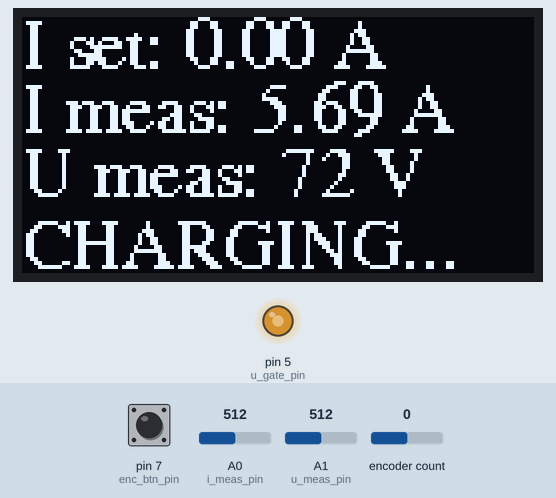
Simulated run of this sketch. Board: Arduino Uno, built with avr-gcc and run on an emulated ATmega328P. Shown: 128×64 one-colour display, output pins drawn as LEDs (lit = HIGH). Inputs (shaded band) come from the test bench; at power-on: pin 7 (enc_btn_pin) HIGH, encoder count 0, A0 (i_meas_pin) = 512, A1 (u_meas_pin) = 512.

Above: at 2.8 s.
2.9 s: pin 7 (enc_btn_pin) pulled LOW for 1 s
At 5.1 s:
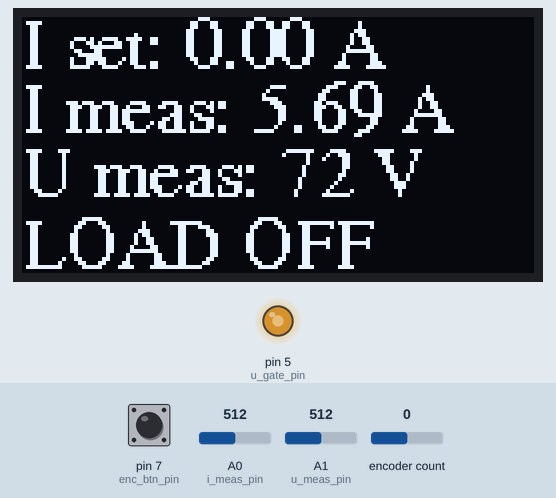
6.9 s: encoder count set to 1
At 8.3 s:
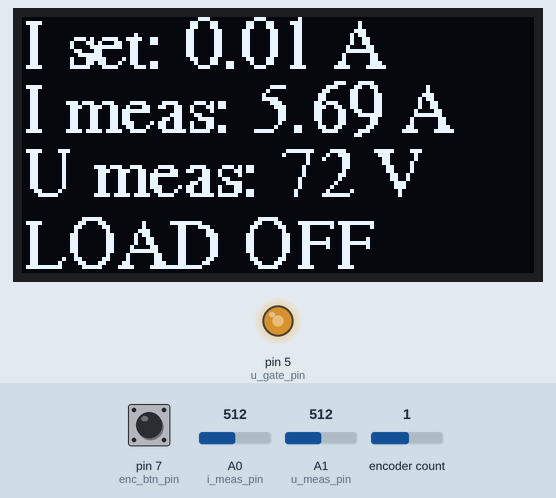
8.4 s: A0 (i_meas_pin) set to 716
At 10.0 s:
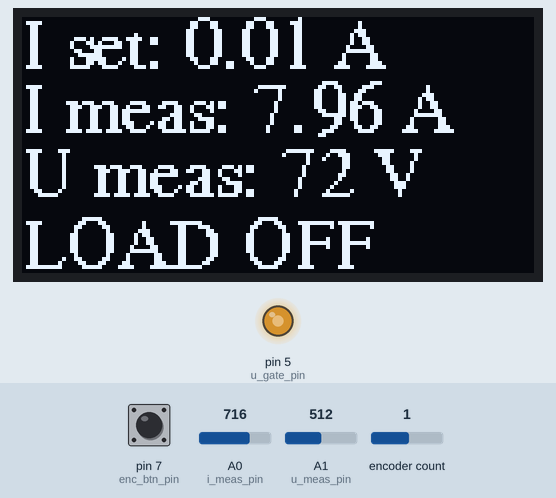
11.1 s: A1 (u_meas_pin) set to 716
At 12.6 s:
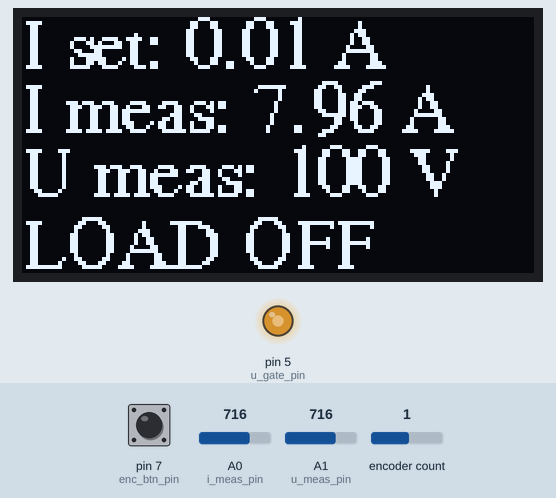
13.6 s: encoder count set to 2
At 14.9 s:
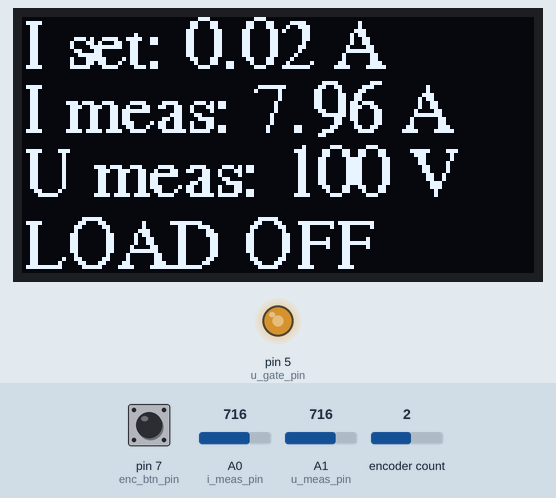
15.1 s: A0 (i_meas_pin) set to 900
At 15.8 s:
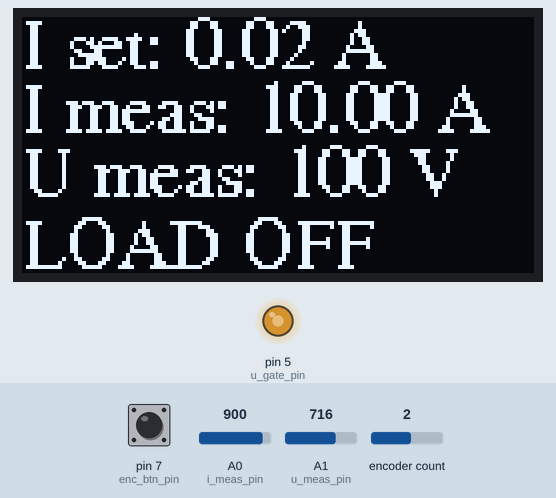
Timing chart, 0 to 18.1 s (numbered marks = the images above; inputs shaded):
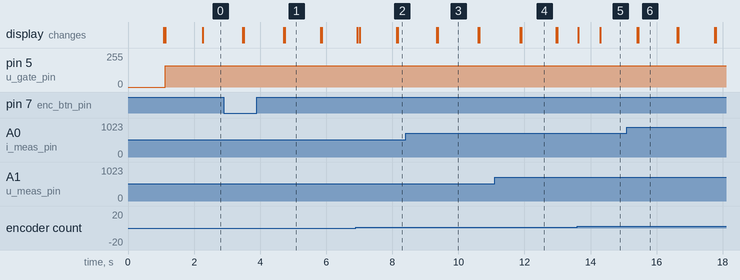

The sketch:

ELoad.ino
```cpp
#include <Wire.h>
#include <Adafruit_GFX.h>
#include <Adafruit_SSD1306.h>
#include <Fonts/FreeSerif9pt7b.h>
#include <GyverEncoder.h>


const int SCREEN_WIDTH=128; // OLED display width, in pixels
const int SCREEN_HEIGHT=64; // OLED display height, in pixels
const int first_string=12;  //first string on LCD
const int second_string=28;  //second string on LCD
const int third_string=44;  //third string on LCD
const int fourth_string=62;  //fourth string on LCD
const int enc_a_pin=2; //encoder A pin
const int enc_b_pin=3; //encoder B pin
const int enc_btn_pin=7; //encoder Button pin
const int i_meas_pin=14;
const int u_meas_pin=15;
const int u_gate_pin=5;
const int u_meas_thr=160;//reduce I to 1,2А if U>20V
const float i_set_thr=1.2;//reduce I to 1,2А if U>20V
const float hyst=0.02; //hysteresis for setting I
const float u_corr_coef=7.1;
const float inc_coef=1000;

//i_meas=41,I=0.5A; i_meas=81,I=1A; i_meas=109,I=1.2A; i_meas=130,I=1.5A; i_meas=180,I=2A; i_meas=225,I=2.5A;
//u_meas=160,U=20V; u_meas=197,U=25V; u_meas=92,U=12V; u_meas=373,U=48V;
const int u_gate_min=160; //3v Vgate //for SPW47N60C3
const int u_meas_min=69; //69=9V

float i_set=0;
float u_gate=u_gate_min;
int print_iter=0;

int i_meas=0;
int u_meas=0;

float inc=0;//current increment Ugate
int load_on=1; //1-on -1-off
int charging=0;


Adafruit_SSD1306 display(SCREEN_WIDTH, SCREEN_HEIGHT, &Wire, -1); // Declaration for an SSD1306 display connected to I2C (SDA, SCL pins)
Encoder enc1(enc_b_pin, enc_a_pin, enc_btn_pin, TYPE2);  // для работы c кнопкой и сразу выбираем тип


// //debug
//void show(){
//  display.fillRect(0, 0, SCREEN_WIDTH, SCREEN_HEIGHT, BLACK);
//  display.setCursor(0,first_string);
//  display.print("I set: ");
//  display.print(i_set);
//  display.setCursor(0,second_string);
//  display.print("I meas: ");
//  display.print(i_meas);
//  display.setCursor(0,third_string);
//  display.print("U meas: ");
//  display.print(u_meas);
//  display.display();
//}


void show(){
  display.fillRect(0, 0, SCREEN_WIDTH, SCREEN_HEIGHT, BLACK);
  display.setCursor(0,first_string);
  display.print("I set: ");
  display.print(i_set);
  display.print(" A");
  display.setCursor(0,second_string);
  display.print("I meas: ");
  display.print(i_dac2si(i_meas));
  display.print(" A");
  display.setCursor(0,third_string);
  display.print("U meas: ");
  display.print(int(float(u_meas)/u_corr_coef));
  //display.print(float(u_meas));//debug
  display.print(" V");
  display.display();
}


void setup() {
  // put your setup code here, to run once:
i_meas=analogRead(i_meas_pin);//init
u_meas=analogRead(u_meas_pin);//init


analogReference(INTERNAL);


if(!display.begin(SSD1306_SWITCHCAPVCC, 0x3C)) {
  Serial.println("SSD1306 allocation failed");
  for(;;);
}
  display.setFont(&FreeSerif9pt7b);
  display.clearDisplay();
  display.setTextSize(1);
  display.setTextColor(WHITE);
  display.setCursor(0,first_string);
  display.println("Loading...");
  display.display();
  delay(1000);
  display.clearDisplay();
  display.display();
  show();
}

void msg(String s){
    display.fillRect(0, third_string+1,SCREEN_WIDTH , fourth_string-third_string+1, BLACK);
    display.setCursor(0,fourth_string);
    display.print(s);
    display.display();
}

float i_dac2si(float i){
  if(i<100){
    return(float(i)/86); //setup
  } else return(float(i)/90);  //setup
}

void loop() {
  // put your main code here, to run repeatedly:
  //delay(1);
  i_meas=analogRead(i_meas_pin);
  u_meas=analogRead(u_meas_pin);

  // обязательная функция отработки. Должна постоянно опрашиваться
  enc1.tick();

  if (enc1.isTurn()) {     // если был совершён поворот (индикатор поворота в любую сторону)
    // ваш код
  }

  if (enc1.isRight()) {  // если был поворот
    //Serial.println("Right");
    if(i_set<2.5)i_set+=0.01;
    show();
  }
  if (enc1.isLeft()) {
    //Serial.println("Left");
    if(i_set>0)i_set-=0.01;
    show();
  }

  if (enc1.isRightH()){  // если было удержание + поворот
    if(i_set<=2.4)i_set+=0.1;
    show();
  }
  if (enc1.isLeftH()){
    if(i_set>=0.1){
      i_set-=0.1;
    } else i_set=0;
    show();
  }
//
//  if (enc1.isPress()) Serial.println("Press");         // нажатие на кнопку (+ дебаунс)
//  if (enc1.isClick()) Serial.println("Click");         // отпускание кнопки (+ дебаунс)
//  //if (enc1.isRelease()) Serial.println("Release");     // то же самое, что isClick
//
  if (enc1.isHolded()){  // если была удержана и энк не поворачивался
    load_on=load_on*-1;
  }
//  //if (enc1.isHold()) Serial.println("Hold");         // возвращает состояние кнопки


  if(u_meas<u_meas_min)u_gate=u_gate_min;//load off in no voltage!
  if(u_meas>=u_meas_thr and i_set>i_set_thr){
    i_set=i_set_thr;//reduce I to 1,2А if U>20V
    msg("OVERLOAD");
  }


  print_iter++;
  if(print_iter>1000){
    show();
    if(charging==1)msg("CHARGING...");

    if(load_on==-1){
      msg("LOAD OFF");
    }
    print_iter=0;
  }


  inc=float(abs(i_set-i_dac2si(i_meas)))/inc_coef;

  charging=0;
  if((i_dac2si(i_meas)<(i_set-hyst)) and (load_on==1)){
    u_gate+=inc;
    charging=1;
    if(u_gate>255)u_gate=255;
  }
  if((i_dac2si(i_meas)>(i_set+hyst)) and (load_on==1)){
    u_gate-=inc;
    charging=1;
    if(u_gate<u_gate_min)u_gate=u_gate_min;
  }

  if(load_on==-1){
    u_gate=u_gate_min;
  }

  analogWrite(u_gate_pin, u_gate);


}
```

Measured:
- after the input at 6.9 s, the display: first changes at once (image 2 shows a later state)
- after the input at 8.4 s, the display: first changes after 0.95 s (image 3 shows a later state)
- after the input at 11.1 s, the display: first changes after 0.77 s (image 4 shows a later state)
- after the input at 13.6 s, the display: first changes at once (image 5 shows a later state)
- after the input at 15.1 s, the display: first changes after 0.31 s (image 6 shows a later state)
- what the display in image 1 shows lasts 1.1 s, from 4.7 s to 5.8 s
- what the display in image 3 shows lasts 1.2 s, from 9.4 s to 10.6 s
